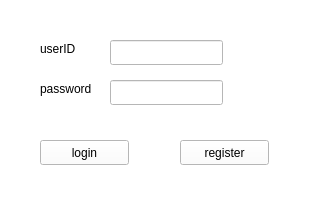
<?xml version="1.0" encoding="UTF-8"?>
<ui version="4.0">
 <class>MainWindow</class>
 <widget class="QMainWindow" name="MainWindow">
  <property name="geometry">
   <rect>
    <x>0</x>
    <y>0</y>
    <width>312</width>
    <height>217</height>
   </rect>
  </property>
  <property name="windowTitle">
   <string>MainWindow</string>
  </property>
  <property name="styleSheet">
   <string notr="true">background-color: rgb(255, 255, 255);</string>
  </property>
  <widget class="QWidget" name="centralwidget">
   <widget class="QLineEdit" name="lineEdit_userID">
    <property name="geometry">
     <rect>
      <x>110</x>
      <y>40</y>
      <width>113</width>
      <height>25</height>
     </rect>
    </property>
   </widget>
   <widget class="QLineEdit" name="lineEdit_password">
    <property name="geometry">
     <rect>
      <x>110</x>
      <y>80</y>
      <width>113</width>
      <height>25</height>
     </rect>
    </property>
    <property name="echoMode">
     <enum>QLineEdit::Password</enum>
    </property>
   </widget>
   <widget class="QLabel" name="label_2">
    <property name="geometry">
     <rect>
      <x>40</x>
      <y>40</y>
      <width>67</width>
      <height>17</height>
     </rect>
    </property>
    <property name="text">
     <string>userID</string>
    </property>
   </widget>
   <widget class="QLabel" name="label_3">
    <property name="geometry">
     <rect>
      <x>40</x>
      <y>80</y>
      <width>67</width>
      <height>17</height>
     </rect>
    </property>
    <property name="text">
     <string>password</string>
    </property>
   </widget>
   <widget class="QPushButton" name="pushButton">
    <property name="geometry">
     <rect>
      <x>40</x>
      <y>140</y>
      <width>89</width>
      <height>25</height>
     </rect>
    </property>
    <property name="text">
     <string>login</string>
    </property>
   </widget>
   <widget class="QPushButton" name="pushButton_2">
    <property name="geometry">
     <rect>
      <x>180</x>
      <y>140</y>
      <width>89</width>
      <height>25</height>
     </rect>
    </property>
    <property name="text">
     <string>register</string>
    </property>
   </widget>
  </widget>
 </widget>
 <resources/>
 <connections/>
</ui>
